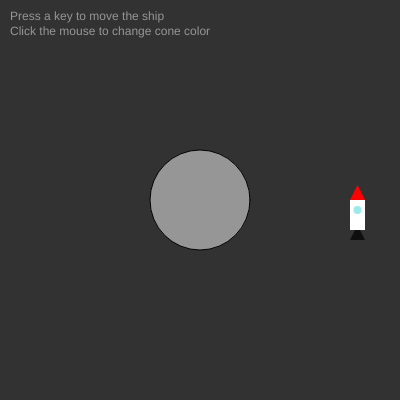
Frame 1 (no input)
Frame 60 (no input): identical to frame 1, image omitted
Frame 120 (the mouse pressed at the canvas centre since frame 60): identical to frame 1, image omitted

The p5.js sketch that drew this single still picture (run headless with seeded random() and noise() and a simulated clock; from frame 60 on, the mouse is pressed at the canvas centre):

// p5.js sketch
// ── sketch.js
function setup() {
    createCanvas(400, 400);
    background(50);
}

let theta = 0;
let color_mul = 1;

function mouseClicked() {
    color_mul *= -1;
}


function draw() {
    clear()

    background(50);

    fill(150);
    circle(200, 200, 100); // POINT

    color(255)
    text("Press a key to move the ship\nClick the mouse to change cone color", 10, 20)

    if (keyIsPressed) {
        theta = theta + 0.01;
    }

    if (theta > TWO_PI) {
        theta = theta - TWO_PI;
    } else if (theta < 0) {
        theta = TWO_PI + theta;
    }

    push()

    // ASYMMETRY ( SHIP ON ONE SIDE )
    // SHAPE ( ARC = EXHAUST )
    translate(200, 200);
    rotate(-theta);

    if ( keyIsPressed) {
        stroke(200, 200, 0)

        fill(200, 200, 0)
        arc(150 + 15 / 2.0, 30 + 10, 15, 30, -radians(-90 + 10), -radians(-90 - 10))
        for (let i = 0; i < 3; ++i) {
            noStroke()
            fill(100)
            push()
            rotate(i * radians(4) + radians(16))
            circle(165, 20, (3 - i) * 5)
            pop()
        }
    }

    fill(15);
    noStroke()
    triangle(150 + 15 / 2.0, 0 + 25, 150, 25 + 15, 150 + 15, 25 + 15)

    fill(255)
    quad(150, 0, 150 + 15, 0, 150 + 15, 30, 150, 30)

    fill(0, 200, 200, 100)
    circle(157.5, 0 + 10, 8)

    fill(255 + (color_mul - 1) / 2 * 255, 255 - (color_mul + 1) / 2 * 255, 0)
    triangle(150, 0, 150 + 15, 0, 150 + 15 / 2.0, -15)

    if ( keyIsPressed) {

    }

    pop()
}
